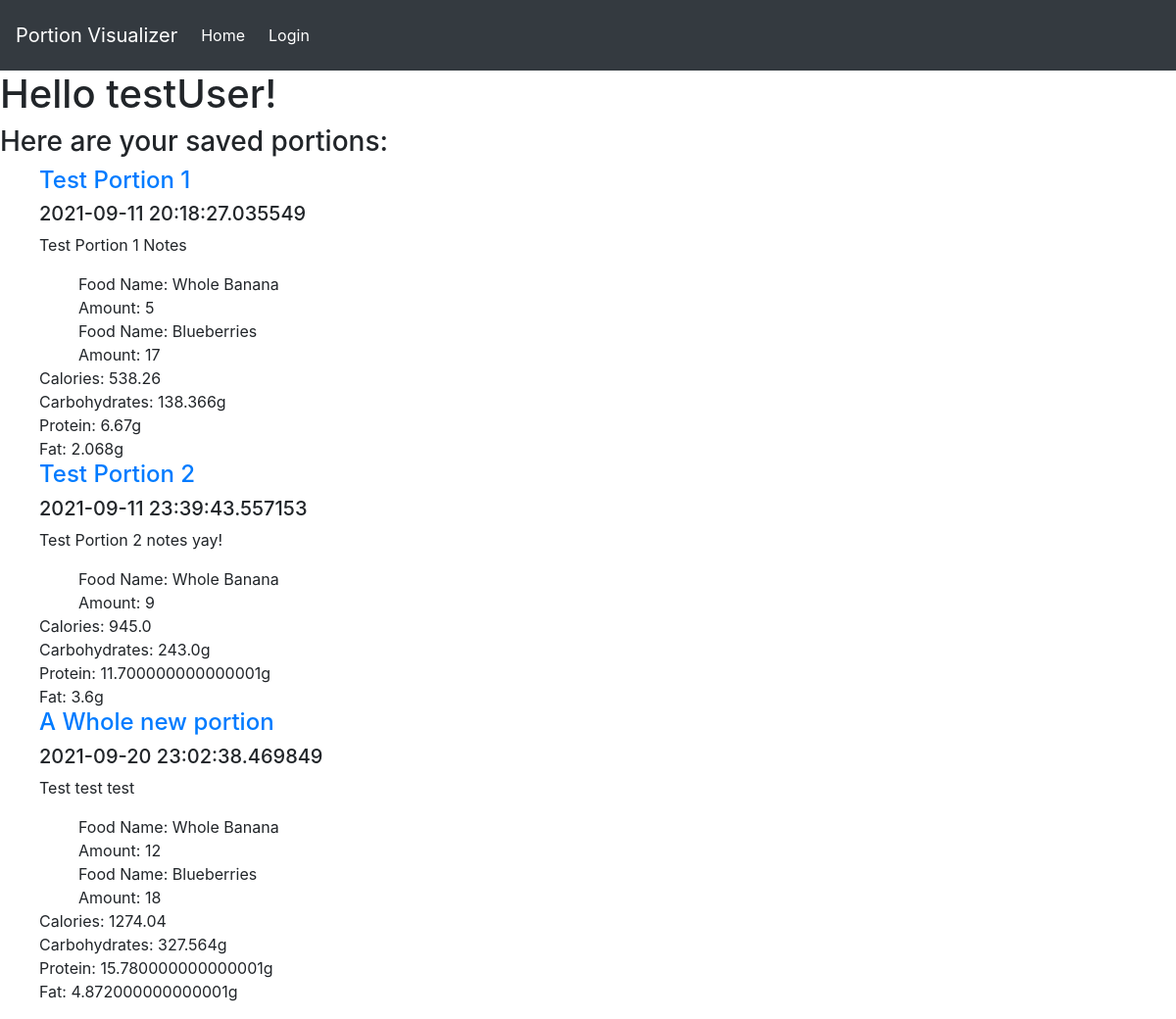
The page /saved_portions (signed in) on the database its author committed.
### app/models.py (models this page shows, shortened)
class User(db.Model, UserMixin):
    id = db.Column(db.Integer, primary_key=True)
    username = db.Column(db.String(64), index=True, unique=True)
    email = db.Column(db.String(64), index=True, unique=True)
    password_hash = db.Column(db.String(64), index=True, nullable=False)
    portions = db.relationship('Portion', backref='user', lazy=False)

class Portion(db.Model):
    id = db.Column(db.Integer, primary_key=True)
    user_id = db.Column(db.Integer, db.ForeignKey('user.id'), nullable=False)
    timestamp = db.Column(db.DateTime, index=True, default=datetime.utcnow)
    title = db.Column(db.String(128), index=True, nullable=False)
    notes = db.Column(db.String(255), index=True, nullable=False)
    foods = db.relationship('FoodsInPortions', backref='portion', lazy=False)

class Food(db.Model):
    id = db.Column(db.Integer, primary_key=True)
    food_name = db.Column(db.String(64), index=True, unique=True)
    model_path = db.Column(db.String(120), index=True, unique=True)
    collision_radius = db.Column(db.Float, nullable=False)
    calories = db.Column(db.Float, nullable=False)
    carbohydrates = db.Column(db.Float, nullable=False)
    sugar = db.Column(db.Float, nullable=False)
    fiber = db.Column(db.Float, nullable=False)
    fat = db.Column(db.Float, nullable=False)
    saturated_fat = db.Column(db.Float, nullable=False)
    trans_fat = db.Column(db.Float, nullable=False)
    monounsaturated_fat = db.Column(db.Float, nullable=False)
    polyunsaturated_fat = db.Column(db.Float, nullable=False)
    protein = db.Column(db.Float, nullable=False)
    in_portions = db.relationship('FoodsInPortions', backref='food', lazy=True)

### app/main/routes.py (the view)
@bp.route('/saved_portions')
def saved_portions():
    if current_user.is_authenticated:
        cur_user_portions = loadUsersPortions()
        usernm = current_user.username
        return render_template('main/saved-portions.html', portions=cur_user_portions, username=usernm)
    flash('You must be logged in to access this page')
    return redirect(url_for('authentication.login'))

### app/main/helpers.py (called while the page is built)
def loadUsersPortions():
    if current_user.is_authenticated:
        all_user_portions = {}
        user_portions = Portion.query.filter_by(user_id=current_user.id).all()
        print(current_user.id)
        if user_portions is not None:
            for port in user_portions:
                all_user_portions[port.id] = loadPortion(port.id)
                all_user_portions[port.id]['title'] = port.title
                all_user_portions[port.id]['notes'] = port.notes
                all_user_portions[port.id]['timestamp'] = port.timestamp
        return all_user_portions

def loadPortion(p_id):
    portion = {'foods': loadPortionFoods(p_id)}
    nutrition = processNutritionInfo('All', portion['foods'])
    for key in nutrition:
        if key != 'name':
            portion[key] = nutrition[key]
    return portion

def loadPortionFoods(p_id):
    foods_in_portion = {}
    temp_foods = FoodsInPortions.query.filter_by(portion_id=p_id).all()
    for food in temp_foods:
        f = Food.query.filter_by(id=food.food_id).first()
        foods_in_portion[f.food_name] = food.amount
    return foods_in_portion

### app/models.py (called while the page is built)
@login.user_loader
def load_user(id):
    return User.query.get(int(id))

### app/Templates/main/saved-portions.html
{% extends "main/base.html" %}
{% block content %}
<div>
    <h1>
        Hello {{ username }}!
    </h1>
    <h3>
        Here are your saved portions:
    </h3>
</div>
<div>
    <ul>
        {% for portion in portions %}
        <div class="portion_nutritional_info">
            <h4><a href="{{ url_for('main.load_saved_portion', portion_id=portion) }}">{{ portions[portion]['title'] }}</a></h4>
            <h5>{{ portions[portion]['timestamp'] }}</h5>
            <p>{{ portions[portion]['notes'] }}</p>
        </div>
        <div class="foods_in_portion">
            <ul>
                {% for food in portions[portion]['foods'] %}
                    <li>
                        Food Name: {{ food.replace("_", " ") }}
                    </li>
                    <li>
                        Amount: {{ portions[portion]['foods'][food] }}
                    </li>
                {% endfor %}
            </ul>
        </div>
        <div>
            <div>
      <span>
        Calories:
      </span>
                <span>
         {{ portions[portion]['calories'] }}
      </span>
            </div>
            <div>
      <span>
        Carbohydrates:
      </span>
                <span>
         {{ portions[portion]['carbohydrates'] }}g
      </span>
            </div>
            <div>
      <span>
        Protein:
      </span>
                <span>
         {{ portions[portion]['protein'] }}g
      </span>
            </div>
            <div>
      <span>
        Fat:
      </span>
                <span>
         {{ portions[portion]['fat'] }}g
      </span>
            </div>
        </div>
        {% endfor %}
    </ul>
</div>
{% endblock %}

### app/static/css/styles.css (style rules this page uses)
ul { list-style-type: none; }

### rows shown on the page
User: username "testUser"
Portion: title "Test Portion 1", timestamp "2021-09-11 20:18:27.035549", notes "Test Portion 1 Notes"
Food: replace "Whole Banana", food_name "5", food_name "9", food_name "12"
Food: replace "Blueberries", food_name "17", food_name "18"
Portion: title "Test Portion 2", timestamp "2021-09-11 23:39:43.557153", notes "Test Portion 2 notes yay!"
Portion: title "A Whole new portion", timestamp "2021-09-20 23:02:38.469849", notes "Test test test"

### other values the page prints
{{ portions[portion]['calories'] }} "538.26" "945.0" "1274.04"
{{ portions[portion]['carbohydrates'] }} "138.366" "243.0" "327.564"
{{ portions[portion]['protein'] }} "6.67" "11.700000000000001" "15.780000000000001"
{{ portions[portion]['fat'] }} "2.068" "3.6" "4.872000000000001"
